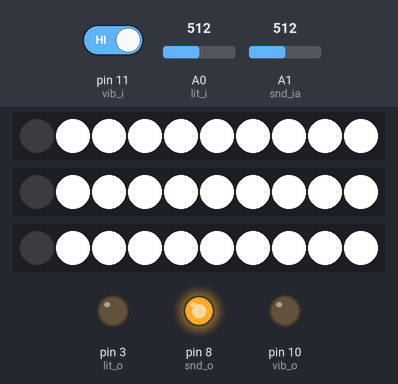
This sketch was run on a simulated Arduino Uno, built with avr-gcc and run on an emulated ATmega328P. Parts: 3 × 10 RGB LEDs in strip order, left to right, output pins drawn as LEDs (lit = HIGH). The test bench sets the inputs (shaded band); at power-on: A1 (snd_ia) = 512, pin 11 (vib_i) HIGH, A0 (lit_i) = 512. What the sketch prints to the serial monitor is not drawn.

Above: at 1.2 s.
1.3 s: A1 (snd_ia) set to 408
2.8 s: A1 (snd_ia) set to 374
At 3.7 s:
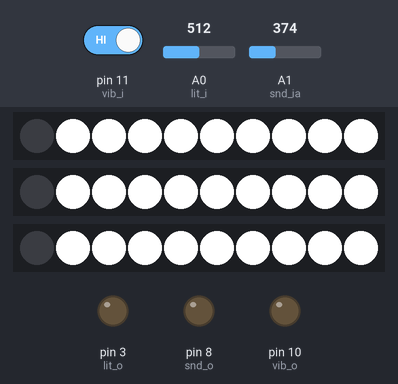
5.8 s: pin 11 (vib_i) driven LOW
7.3 s: A1 (snd_ia) set to 400
At 8.3 s:
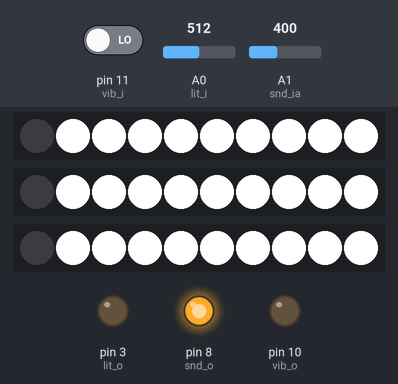
10.3 s: A1 (snd_ia) set to 380
At 10.6 s:
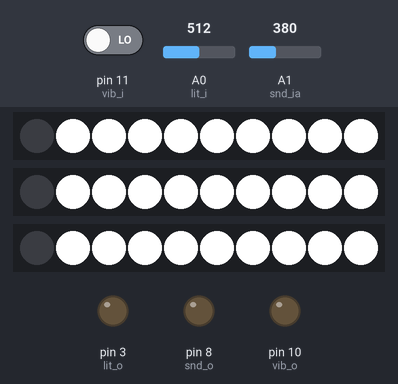
11.8 s: A1 (snd_ia) set to 511
At 12.9 s:
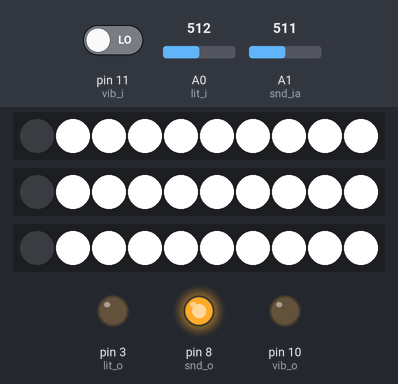
Timing chart, 0 to 14.3 s (numbered marks = the images above; inputs shaded):
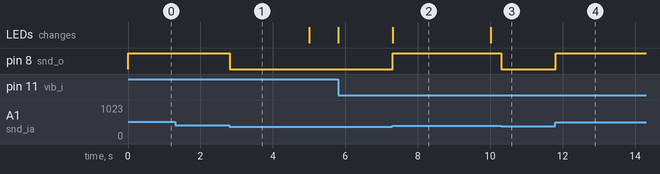

Measured:
- the behaviour switches between 391 and 390 on A1 (snd_ia) (found by bisection; images 0 and 1)
- after the input at 2.8 s, pin 8 (snd_o): HIGH → LOW at once
- after the input at 7.3 s, pin 8 (snd_o): LOW → HIGH at once; the LEDs: change at once (image 2)
- after the input at 10.3 s, pin 8 (snd_o): HIGH → LOW at once
- after the input at 11.8 s, pin 8 (snd_o): LOW → HIGH at once
- what the display in image 2 shows lasts 2.7 s, from 7.3 s to 10.0 s

The sketch:

SuperClassroom_Arduino.ino
```cpp
#include <Adafruit_NeoPixel.h>
#include <SoftwareSerial.h>
SoftwareSerial blt(0, 1);

unsigned long oldtime = 0;
const int vib_i =  11, vib_o = 10;//震动
#define snd_ia  A1//声音
const int snd_id = 4, snd_o  = 8;
const int l  = 7, m  = 6, r  = 5;
#define lit_i  A0//环境光
const int lit_o  = 3;

Adafruit_NeoPixel stripl = Adafruit_NeoPixel(10, l, NEO_GRB + NEO_KHZ800); //l
Adafruit_NeoPixel stripm = Adafruit_NeoPixel(10, m, NEO_GRB + NEO_KHZ800); //m
Adafruit_NeoPixel stripr = Adafruit_NeoPixel(10, r, NEO_GRB + NEO_KHZ800); //r

void setup() {
  Serial.begin(9600);
  stripl.begin(); stripm.begin(); stripr.begin();
  stripl.clear(); stripm.clear(); stripr.clear();
  blt.begin(9600); Serial.println("蓝牙模块就绪");
  pinMode(vib_i, INPUT); pinMode(vib_o, OUTPUT);//震动
  pinMode(snd_ia, INPUT); pinMode(snd_id, INPUT); pinMode(snd_o, OUTPUT); //声音
  pinMode(lit_o, OUTPUT);//环境光
  pinMode(r, OUTPUT); pinMode(m, OUTPUT); pinMode(l, OUTPUT);//识别
  for (int i = 1; i <= 10; i++) {
    stripl.setPixelColor(i, stripl.Color(255, 255, 255));
    stripm.setPixelColor(i, stripm.Color(255, 255, 255));
    stripr.setPixelColor(i, stripr.Color(255, 255, 255));
  }
  stripl.show(); stripm.show(); stripr.show();//三条灯全亮

}

void loop() {
  //震动
  float _vibin = digitalRead(vib_i);
  //Serial.println(_vibin);
  if (!_vibin) {
   // digitalWrite(vib_o, HIGH);
    stripm.setBrightness(255);
    stripm.show();
  }

  if (millis() - oldtime > 5000) {
    oldtime = millis(); //更新时间点
    digitalWrite(vib_o, LOW);
    stripm.setBrightness(1);
    stripm.show();
    stripr.setBrightness(64); stripr.show();
  }


  //环境光//由于只有两条灯带，此项暂时被禁用
  float _litin = analogRead(lit_i);
  //Serial.println(_litin);
  int lit = abs(  (_litin - 500) * 0.25 );//亮度输出
  //analogWrite(lit_o, lit);
  //stripr.setBrightness(lit); stripr.show();


  //声音
      int _sndin = analogRead(snd_ia);
      //int _sndin = digitalRead(snd_id);
      Serial.println(_sndin);
      if (_sndin > 390) {
        digitalWrite(snd_o, HIGH);
        stripr.setBrightness(255); stripr.show();
      }
      else {
        digitalWrite(snd_o, LOW);
      }
    //  delay(100);
  //识别
  if (blt.available() > 0) {
    unsigned int a = blt.read();
    //Serial.println(a);
    //blt.println("data received");
    //    switch (a) {
    //      case 4:
    //        break;
    //      case 3:
    //        break;
    //      case 2:
    //        break;
    //      case 1:
    //        break;
    //      case 0:
    //        break;
    //    }
  }
  //4~255,3~128,2^64,1~32,0~0
  //a[0]*(255/4)
  //stripl.setBrightness(0); stripm.setBrightness(200);  stripr.setBrightness(255);
  //stripl.show(); stripm.show(); stripr.show();
}
```
